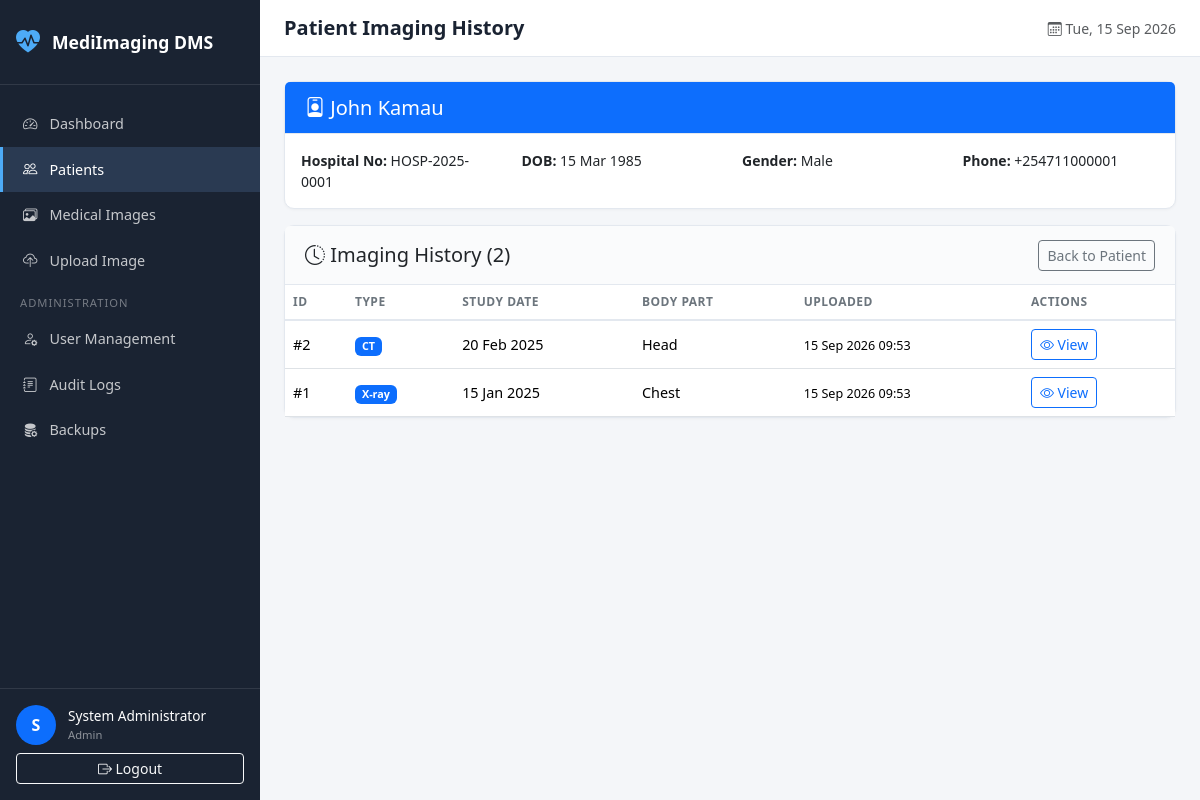
The page /index.php?page=patients&action=history&id=1 (signed in) on the database its author committed.
### tables this page shows
CREATE TABLE `users` (
  `user_id` INT UNSIGNED NOT NULL AUTO_INCREMENT,
  `full_name` VARCHAR(150) NOT NULL,
  `username` VARCHAR(50) NOT NULL,
  `email` VARCHAR(150) NOT NULL,
  `phone` VARCHAR(20) DEFAULT NULL,
  `password_hash` VARCHAR(255) NOT NULL,
  `role_id` INT UNSIGNED NOT NULL,
  `account_status` ENUM('active','disabled','locked') NOT NULL DEFAULT 'active',
  `failed_login_attempts` TINYINT UNSIGNED NOT NULL DEFAULT 0,
  `last_login` DATETIME DEFAULT NULL,
  `created_at` TIMESTAMP NOT NULL DEFAULT CURRENT_TIMESTAMP,
  `updated_at` TIMESTAMP NOT NULL DEFAULT CURRENT_TIMESTAMP ON UPDATE CURRENT_TIMESTAMP,
  PRIMARY KEY (`user_id`),
  UNIQUE KEY `uk_username` (`username`),
  UNIQUE KEY `uk_email` (`email`),
  KEY `idx_role_id` (`role_id`),
  KEY `idx_account_status` (`account_status`),
  CONSTRAINT `fk_users_role` FOREIGN KEY (`role_id`) 
    REFERENCES `roles` (`role_id`) ON UPDATE CASCADE ON DELETE RESTRICT
);

CREATE TABLE `patients` (
  `patient_id` INT UNSIGNED NOT NULL AUTO_INCREMENT,
  `hospital_number` VARCHAR(30) NOT NULL,
  `first_name` VARCHAR(80) NOT NULL,
  `middle_name` VARCHAR(80) DEFAULT NULL,
  `last_name` VARCHAR(80) NOT NULL,
  `date_of_birth` DATE NOT NULL,
  `gender` ENUM('Male','Female','Other') NOT NULL,
  `national_id` VARCHAR(30) DEFAULT NULL,
  `phone` VARCHAR(20) DEFAULT NULL,
  `address` VARCHAR(255) DEFAULT NULL,
  `emergency_contact` VARCHAR(150) DEFAULT NULL,
  `record_status` ENUM('active','archived') NOT NULL DEFAULT 'active',
  `registered_by` INT UNSIGNED DEFAULT NULL,
  `created_at` TIMESTAMP NOT NULL DEFAULT CURRENT_TIMESTAMP,
  `updated_at` TIMESTAMP NOT NULL DEFAULT CURRENT_TIMESTAMP ON UPDATE CURRENT_TIMESTAMP,
  PRIMARY KEY (`patient_id`),
  UNIQUE KEY `uk_hospital_number` (`hospital_number`),
  KEY `idx_patient_name` (`last_name`, `first_name`),
  KEY `idx_record_status` (`record_status`),
  KEY `idx_registered_by` (`registered_by`),
  CONSTRAINT `fk_patients_user` FOREIGN KEY (`registered_by`) 
    REFERENCES `users` (`user_id`) ON UPDATE CASCADE ON DELETE SET NULL
);

CREATE TABLE `medical_images` (
  `image_id` INT UNSIGNED NOT NULL AUTO_INCREMENT,
  `patient_id` INT UNSIGNED NOT NULL,
  `imaging_type` ENUM('X-ray','CT','MRI','Ultrasound') NOT NULL,
  `study_date` DATE NOT NULL,
  `body_part` VARCHAR(100) NOT NULL,
  `referring_clinician` VARCHAR(150) DEFAULT NULL,
  `clinical_notes` TEXT DEFAULT NULL,
  `file_name` VARCHAR(255) NOT NULL,
  `original_file_name` VARCHAR(255) NOT NULL,
  `file_path` VARCHAR(500) NOT NULL,
  `file_mime_type` VARCHAR(100) NOT NULL,
  `file_size` INT UNSIGNED NOT NULL,
  `file_hash` CHAR(64) NOT NULL,
  `uploaded_by` INT UNSIGNED NOT NULL,
  `record_status` ENUM('active','archived') NOT NULL DEFAULT 'active',
  `uploaded_at` TIMESTAMP NOT NULL DEFAULT CURRENT_TIMESTAMP,
  `updated_at` TIMESTAMP NOT NULL DEFAULT CURRENT_TIMESTAMP ON UPDATE CURRENT_TIMESTAMP,
  PRIMARY KEY (`image_id`),
  KEY `idx_patient_id` (`patient_id`),
  KEY `idx_file_hash` (`file_hash`),
  KEY `idx_imaging_type` (`imaging_type`),
  KEY `idx_study_date` (`study_date`),
  KEY `idx_uploaded_by` (`uploaded_by`),
  KEY `idx_record_status` (`record_status`),
  KEY `idx_uploaded_at` (`uploaded_at`),
  CONSTRAINT `fk_images_patient` FOREIGN KEY (`patient_id`) 
    REFERENCES `patients` (`patient_id`) ON UPDATE CASCADE ON DELETE RESTRICT,
  CONSTRAINT `fk_images_user` FOREIGN KEY (`uploaded_by`) 
    REFERENCES `users` (`user_id`) ON UPDATE CASCADE ON DELETE RESTRICT
);

### controllers/PatientController.php (called while the page is built, shortened)
<?php
class PatientController
{
    public function history(): void
    {
        $id = (int) ($_GET['id'] ?? 0);
        $patient = Patient::getWithImages($id);
        require APP_ROOT . '/views/patients/history.php';
    }
}

### core/Auth.php (called while the page is built, shortened)
<?php
class Auth
{
    private static ?array $user = null;
    public static function check(): bool
    {
        return isset($_SESSION['user_id']);
    }
    public static function user(): ?array
    {
        if (self::$user === null && self::check()) {
            $db = Database::getInstance();
            $stmt = $db->prepare("
                SELECT u.*, r.role_name
                FROM users u
                INNER JOIN roles r ON u.role_id = r.role_id
                WHERE u.user_id = ?
                LIMIT 1
            ");
            $stmt->execute([$_SESSION['user_id']]);
            self::$user = $stmt->fetch() ?: null;
        }
        return self::$user;
    }
    public static function role(): ?string
    {
        return $_SESSION['role'] ?? null;
    }
    public static function isRole(string ...$roles): bool
    {
        return in_array(self::role(), $roles, true);
    }
    public static function hasPermission(string $permission): bool
    {
        $permissions = [
            ROLE_ADMIN => [
                'manage_users', 'view_audit', 'perform_backup',
                'register_patient', 'edit_patient', 'view_patient',
                'upload_image', 'view_image', 'archive_image', 'search_records'
            ],
            ROLE_HEAD_NURSE => [
                'manage_nurses', 'assign_nurse_doctor', 'assign_nurse_patient',
                'manage_shifts', 'view_nursing_reports', 'view_department_audit',
                'view_patient', 'view_image', 'search_records'
            ],
            ROLE_RADIOLOGIST => [
                'view_patient', 'upload_image', 'view_image',
                'archive_image', 'search_records'
            ],
            ROLE_TECHNICIAN => [
                'register_patient', 'view_patient', 'upload_image',
                'view_image', 'search_records'
            ],
            ROLE_DOCTOR => [
                'view_patient', 'view_image', 'search_records'
            ],
            ROLE_RECORDS => [
                'register_patient', 'edit_patient', 'view_patient',
                'view_image', 'search_records'
            ],
        ];
        $role = self::role();
        return in_array($permission, $permissions[$role] ?? [], true);
    }
}

### config/database.php (called while the page is built)
<?php
return [
    'host'     => 'localhost',
    'port'     => 3306,
    'database' => 'medical_imaging_db',
    'username' => 'root',
    'password' => '',
    'charset'  => 'utf8mb4',
    'options'  => [
        PDO::ATTR_ERRMODE            => PDO::ERRMODE_EXCEPTION,
        PDO::ATTR_DEFAULT_FETCH_MODE => PDO::FETCH_ASSOC,
        PDO::ATTR_EMULATE_PREPARES   => false,
        PDO::ATTR_STRINGIFY_FETCHES  => false,
    ],
];

### core/Database.php (called while the page is built, shortened)
<?php
class Database
{
    private static ?PDO $instance = null;
    public static function getInstance(): PDO
    {
        if (self::$instance === null) {
            $config = require APP_ROOT . '/config/database.php';
            $dsn = sprintf(
                'mysql:host=%s;port=%d;dbname=%s;charset=%s',
                $config['host'],
                $config['port'],
                $config['database'],
                $config['charset']
            );
            try {
                self::$instance = new PDO(
                    $dsn,
                    $config['username'],
                    $config['password'],
                    $config['options']
                );
            } catch (PDOException $e) {
                error_log('Database connection failed: ' . $e->getMessage());
                if (defined('APP_ENV') && APP_ENV === 'development') {
                    die('Database connection failed: ' . $e->getMessage());
                }
                die('A system error occurred. Please try again later.');
            }
        }
        return self::$instance;
    }
}

### models/BaseModel.php (called while the page is built, shortened)
<?php
abstract class BaseModel
{
    protected static string $table = '';
    protected static string $primaryKey = 'id';
    protected static function db(): PDO
    {
        return Database::getInstance();
    }
    public static function find(int $id): ?array
    {
        $stmt = self::db()->prepare(
            "SELECT * FROM " . static::$table . " WHERE " . static::$primaryKey . " = ? LIMIT 1"
        );
        $stmt->execute([$id]);
        return $stmt->fetch() ?: null;
    }
}

### models/Patient.php (called while the page is built, shortened)
<?php
class Patient extends BaseModel
{
    public static function getWithImages(int $patientId): ?array
    {
        $patient = self::find($patientId);
        $stmt = self::db()->prepare("
            SELECT mi.*, u.full_name as uploaded_by_name
            FROM medical_images mi
            LEFT JOIN users u ON mi.uploaded_by = u.user_id
            WHERE mi.patient_id = ? AND mi.record_status = 'active'
            ORDER BY mi.study_date DESC, mi.uploaded_at DESC
        ");
        $stmt->execute([$patientId]);
        $patient['images'] = $stmt->fetchAll();
        return $patient;
    }
}

### views/patients/history.php (the view, shortened to what this page needs)
<?php
require APP_ROOT . '/views/layouts/main.php';
?>
<div class="card mb-3">
    <div class="card-header bg-primary text-white"><h5 class="mb-0"><i class="bi bi-person-badge"></i> <?= htmlspecialchars($patient['first_name'] . ' ' . $patient['last_name']) ?></h5></div>
    <div class="card-body">
        <div class="row small">
            <div class="col-md-3"><strong>Hospital No:</strong> <?= htmlspecialchars($patient['hospital_number']) ?></div>
            <div class="col-md-3"><strong>DOB:</strong> <?= date('d M Y', strtotime($patient['date_of_birth'])) ?></div>
            <div class="col-md-3"><strong>Gender:</strong> <?= htmlspecialchars($patient['gender']) ?></div>
            <div class="col-md-3"><strong>Phone:</strong> <?= htmlspecialchars($patient['phone'] ?? '-') ?></div>
        </div>
    </div>
</div>
<div class="card">
    <div class="card-header d-flex justify-content-between align-items-center">
        <h5 class="mb-0"><i class="bi bi-clock-history"></i> Imaging History (<?= count($patient['images']) ?>)</h5>
        <a href="<?= BASE_URL ?>/index.php?page=patients&action=view&id=<?= $patient['patient_id'] ?>" class="btn btn-sm btn-outline-secondary">Back to Patient</a>
    </div>
    <div class="card-body p-0">
        <?php if (empty($patient['images'])): ?>
            <div class="empty-state"><i class="bi bi-inbox"></i><h5>No imaging records</h5></div>
        <?php else: ?>
            <div class="table-responsive">
                <table class="table table-hover mb-0">
                    <thead><tr><th>ID</th><th>Type</th><th>Study Date</th><th>Body Part</th><th>Uploaded</th><th>Actions</th></tr></thead>
                    <tbody>
                        <?php foreach ($patient['images'] as $img): ?>
                            <tr>
                                <td>#<?= $img['image_id'] ?></td>
                                <td><span class="badge bg-primary"><?= htmlspecialchars($img['imaging_type']) ?></span></td>
                                <td><?= date('d M Y', strtotime($img['study_date'])) ?></td>
                                <td><?= htmlspecialchars($img['body_part']) ?></td>
                                <td><small><?= date('d M Y H:i', strtotime($img['uploaded_at'])) ?></small></td>
                                <td><a href="<?= BASE_URL ?>/index.php?page=imaging&action=view&id=<?= $img['image_id'] ?>" class="btn btn-sm btn-outline-primary"><i class="bi bi-eye"></i> View</a></td>
                            </tr>
                        <?php endforeach; ?>
                    </tbody>
                </table>
            </div>
        <?php endif; ?>
    </div>
</div>
<?php require APP_ROOT . '/views/layouts/footer.php'; ?>

### views/layouts/sidebar.php (shortened to what this page needs)
<aside class="sidebar" id="sidebar">
    <div class="sidebar-brand">
        <i class="bi bi-heart-pulse-fill"></i>
        <span><?= APP_NAME ?></span>
    </div>
    <nav class="sidebar-nav">
        <a href="<?= BASE_URL ?>/index.php?page=dashboard"
           class="nav-link <?= ($currentPage ?? '') === 'dashboard' ? 'active' : '' ?>">
            <i class="bi bi-speedometer2"></i>
            <span>Dashboard</span>
        </a>
        <?php if (Auth::hasPermission('view_patient')): ?>
        <a href="<?= BASE_URL ?>/index.php?page=patients"
           class="nav-link <?= ($currentPage ?? '') === 'patients' ? 'active' : '' ?>">
            <i class="bi bi-people"></i>
            <span>Patients</span>
        </a>
        <?php endif; ?>
        <?php if (Auth::hasPermission('view_image')): ?>
        <a href="<?= BASE_URL ?>/index.php?page=imaging"
           class="nav-link <?= ($currentPage ?? '') === 'imaging' ? 'active' : '' ?>">
            <i class="bi bi-images"></i>
            <span>Medical Images</span>
        </a>
        <?php endif; ?>
        <?php if (Auth::hasPermission('upload_image')): ?>
        <a href="<?= BASE_URL ?>/index.php?page=imaging&action=upload"
           class="nav-link <?= ($currentPage ?? '') === 'imaging' && ($currentAction ?? '') === 'upload' ? 'active' : '' ?>">
            <i class="bi bi-cloud-upload"></i>
            <span>Upload Image</span>
        </a>
        <?php endif; ?>
        <?php if (Auth::isRole(ROLE_ADMIN)): ?>
        <div class="sidebar-divider">Administration</div>
        <a href="<?= BASE_URL ?>/index.php?page=users"
           class="nav-link <?= ($currentPage ?? '') === 'users' ? 'active' : '' ?>">
            <i class="bi bi-person-gear"></i>
            <span>User Management</span>
        </a>
        <a href="<?= BASE_URL ?>/index.php?page=audit"
           class="nav-link <?= ($currentPage ?? '') === 'audit' ? 'active' : '' ?>">
            <i class="bi bi-journal-text"></i>
            <span>Audit Logs</span>
        </a>
        <a href="<?= BASE_URL ?>/index.php?page=backups"
           class="nav-link <?= ($currentPage ?? '') === 'backups' ? 'active' : '' ?>">
            <i class="bi bi-database-fill-gear"></i>
            <span>Backups</span>
        </a>
        <?php endif; ?>
    </nav>
    <div class="sidebar-footer">
        <div class="user-info">
            <div class="user-avatar">
                <?= strtoupper(substr(Auth::user()['full_name'] ?? 'U', 0, 1)) ?>
            </div>
            <div class="user-details">
                <span class="user-name"><?= htmlspecialchars(Auth::user()['full_name'] ?? 'User') ?></span>
                <span class="user-role"><?= htmlspecialchars(ucfirst(str_replace('_', ' ', Auth::role() ?? ''))) ?></span>
            </div>
        </div>
        <a href="<?= BASE_URL ?>/logout.php" class="btn btn-outline-light btn-sm w-100 mt-2">
            <i class="bi bi-box-arrow-right"></i> Logout
        </a>
    </div>
</aside>

### rows shown on the page
users: full_name "S", full_name "System Administrator"
patients: first_name+last_name "John Kamau", hospital_number "HOSP-2025-0001", date_of_birth "15 Mar 1985", gender "Male", phone "+254711000001"
medical_images: image_id "2", imaging_type "CT", study_date "20 Feb 2025", body_part "Head", uploaded_at "15 Sep 2026 09:53"
medical_images: image_id "1", imaging_type "X-ray", study_date "15 Jan 2025", body_part "Chest", uploaded_at "15 Sep 2026 09:53"

### other values the page prints
APP_NAME "MediImaging DMS"
str_replace('_', ' ', Auth::role() ?? '') "Admin"
$pageTitle "Patient Imaging History"
count($patient['images']) "2"
